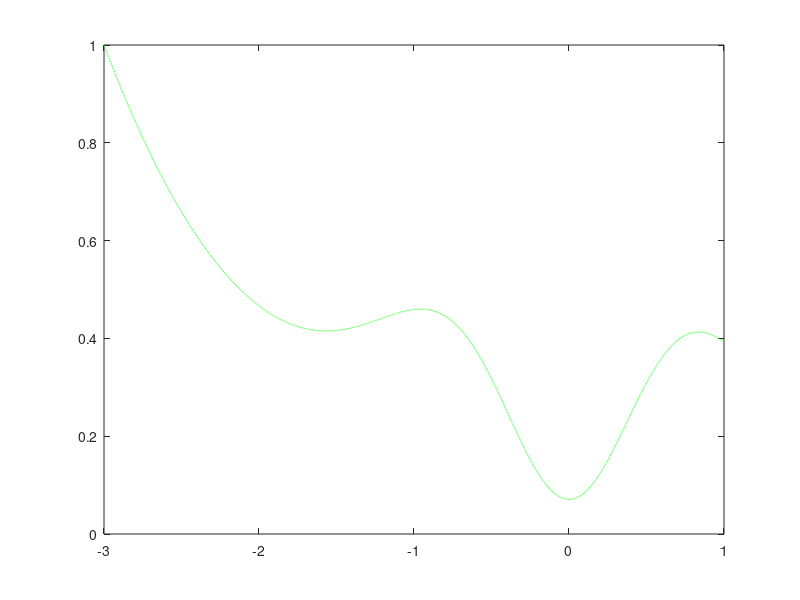

Write the MATLAB code that produced this figure. (Note: this script raises an error after producing the figure.)
function test_integration()
%-------------------------------------------------------------%
%   Program written using GNU Octave, compatable with MATLAB  %
%   James Vrionis                                             %
%   test_integration.m                                        %
%                                                             %
%-------------------------------------------------------------%

%-------------------------------------------------------------%
x = linspace(-3,1,10000);
f = @(x)((1./(1+x.^2)).*(cos((3/2)*exp(-(x.^2)))))-(x.^3/30);
y = f(x);
%-------------------------------------------------------------%

%-------------------------------------------------------------%
figure (1)
plot(x,y,'g--')
hold on
%-------------------------------------------------------------%

%-------------------------------------------------------------%
a = -3;
b = 1;
I1 = zeros(9999,1);
for i = 2:10000;
    [I1(i-1)] = int_midpoint_rule(f,a,b,i);
end
%-------------------------------------------------------------%

%-------------------------------------------------------------%
I2 = zeros(9999,1);
for i = 2:10000;
    [I2(i-1)] = int_trapezoidal_rule(f,a,b,i);
end
%-------------------------------------------------------------%

%-------------------------------------------------------------%
I3 = zeros(9999,1);
for i = 2:10000;
    [I3(i-1)] = int_Simpson_rule(f,a,b,i);
end
%-------------------------------------------------------------%

%-------------------------------------------------------------%
I = 1.6851344770467;

err1 = abs(I-I1);
err2 = abs(I-I2);
err3 = abs(I-I3);
%-------------------------------------------------------------%

%-------------------------------------------------------------%
figure(2)
clf 
for l=1:9999
    
loglog(l,err1,'b')
hold on
%-------------------------------------------------------------%

%-------------------------------------------------------------%
loglog(l,err2,'r')
hold on
%-------------------------------------------------------------%

%-------------------------------------------------------------%
loglog(l,err3,'k')
hold on

end
%-------------------------------------------------------------%
